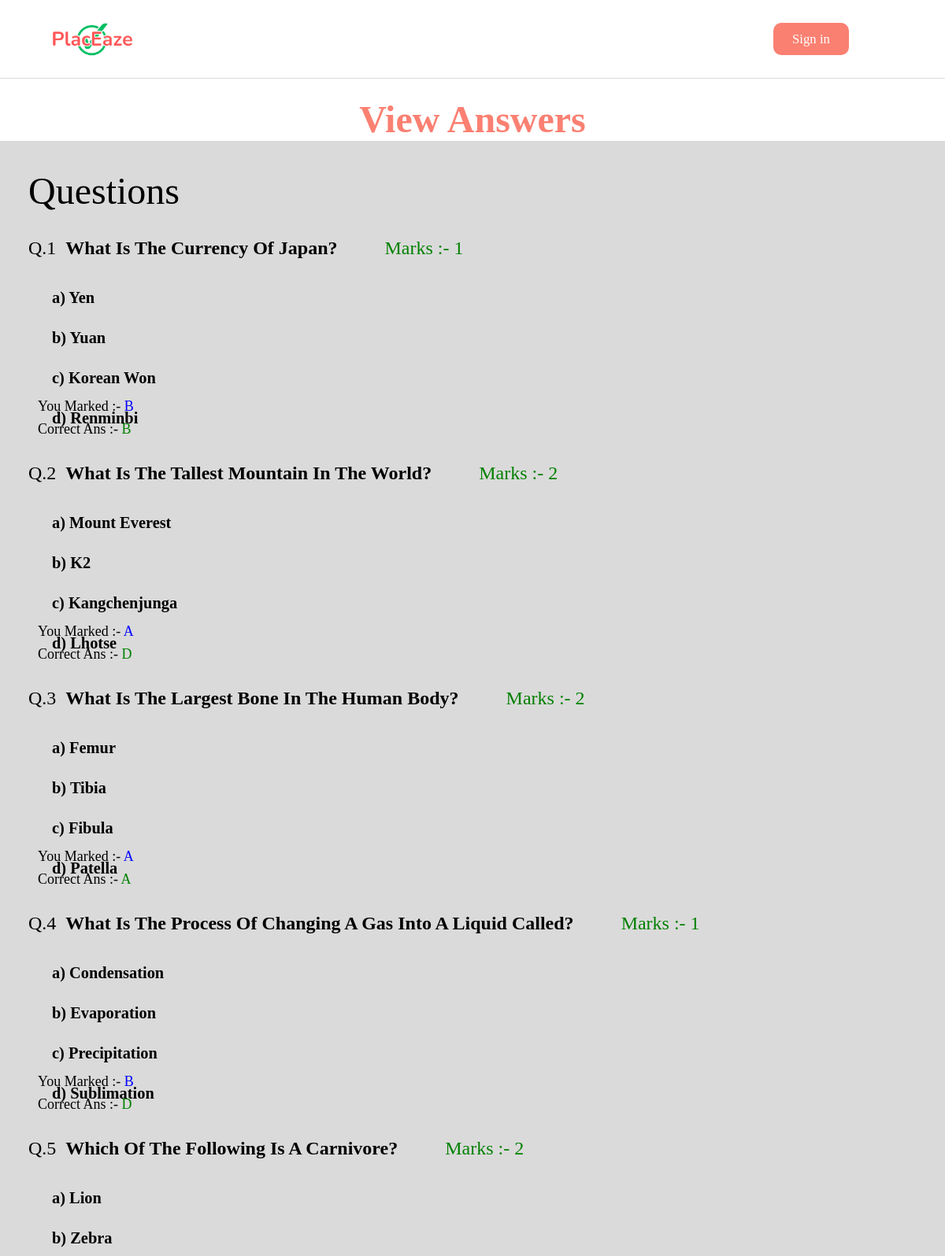
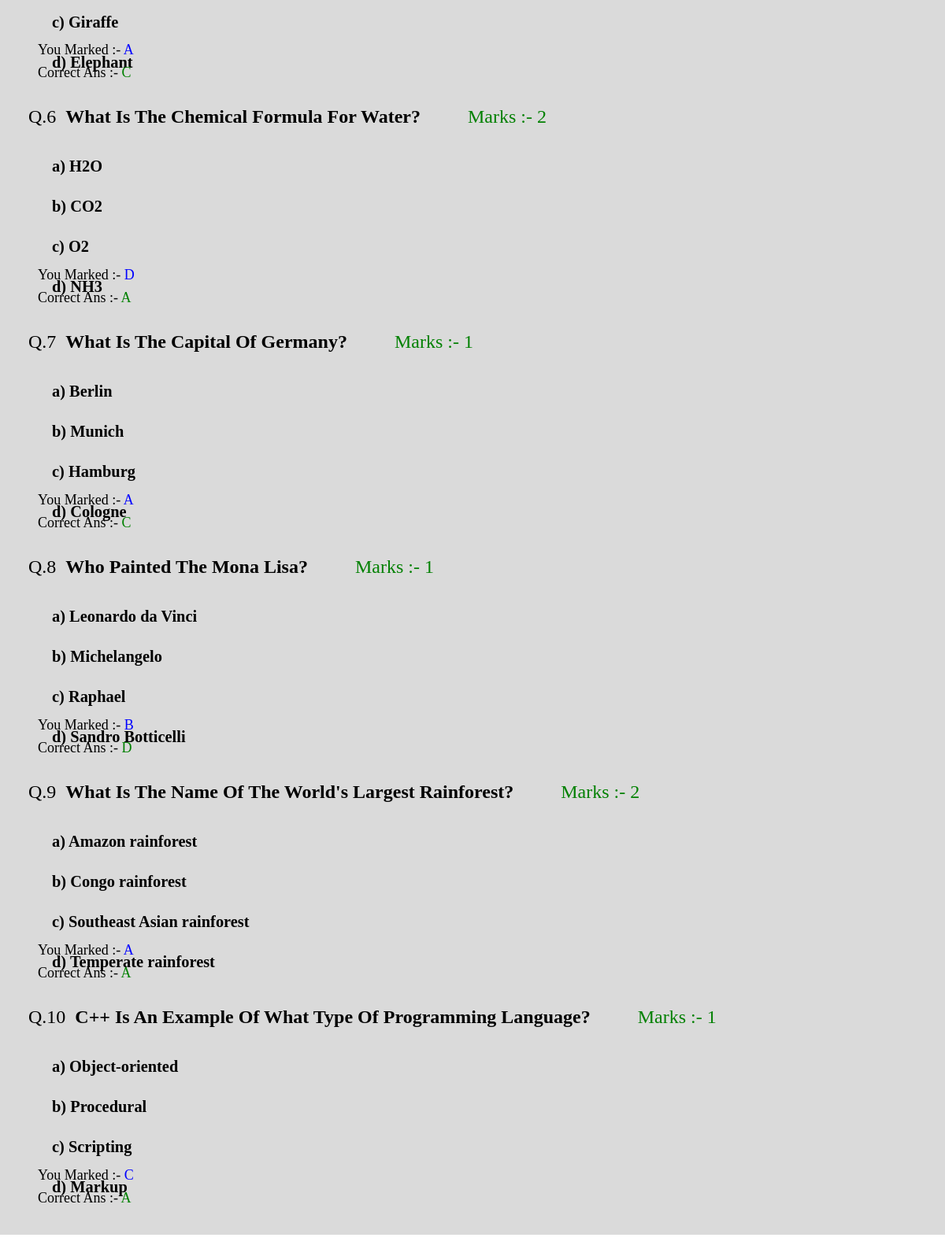
Screenshot of /displaySolutions/11/dynamic-binturong/tireless-wooden-antelope-of-downpour/ with the database file from the repository (2 pictures, top to bottom).
### place_aze/models.py (models this page shows, shortened)
class Questions(models.Model):
    qUid=models.BigAutoField(primary_key=True)
    testId=models.CharField(max_length=20)
    qId=models.CharField(max_length=25)
    q=models.TextField()
    a=models.CharField(max_length=100)
    b=models.CharField(max_length=100)
    c=models.CharField(max_length=100)
    d=models.CharField(max_length=100)
    ans=models.CharField(max_length=10)
    marks=models.IntegerField()
    teacherId=models.BigIntegerField()

class StudentAns(models.Model):
    saUid=models.BigAutoField(primary_key=True)
    qUid=models.BigIntegerField()
    testId=models.CharField(max_length=20)
    stid=models.IntegerField()
    markedAns=models.CharField(max_length=10)
    ans=models.CharField(max_length=10)
    marks=models.IntegerField()
    testGivenId=models.CharField(max_length=100)

### place_aze/views.py (the view)
# urls.py: path("displaySolutions/<int:stId>/<str:testId>/<str:testGivenId>/", views.displaySolutions, name="displaySolutions"),
@csrf_exempt
def displaySolutions(request,stId,testId,testGivenId):
    saObj=StudentAns.objects.filter(testId=testId,stid=stId,testGivenId=testGivenId)
    qList=[]
    for i in saObj:
        obj=Questions.objects.get(qUid=i.qUid)
        qList.append([obj.qId,obj.q,obj.a,obj.b,obj.c,obj.d,obj.ans,obj.marks,i.markedAns])
    return render(request,'displaySolutionsPage.html',{'qList':qList})

### place_aze/templates/displaySolutionsPage.html (shortened to what this page needs)
{% load static %}
<!DOCTYPE html>
<html lang="en">
<head>
</head>
<body>
    <div id="main">
        <div id="page1">
            <div id="nav">
                <div class="prt1">
                    <img src="{% static 'Images/logo.png' %}" alt="">
                </div>
                {% if user.is_authenticated %}
                <div class="prt3">
                    <a href="/"><button>Home</button></a>
                  <a href="/logoutUser/"><button>Sign out</button></a>
                  <!-- <div class="admin">
                   <h4>Teacher</h4>
                   <h4>Admin</h4>
                  </div> -->
              </div>
              {% else %}
                  <div class="prt3">
                    <a href="/studentLoginPage/"><button>Sign in</button></a>
                </div>
              {% endif %}
                </div>
                <h1>View Answers</h1>
                <div class="ans">
                    <h3 style="font-size: 4vw; font-weight: 500; font-family: Montserrat;">Questions</h3>
                    {% for i in qList %}
                    <div class="qu">
                    <h2><span>Q.{{i.0}}</span> {{i.1}} <span id="mar"> Marks :- {{i.7}}</span></h2>
                    <div class="options">
                        <h5 style="background-color: transparent; color: black;" id="one" > a)  {{i.2}}</h5>
                        <h5 id="two" > b)  {{i.3}}</h5>
                        <h5 id="three" > c)   {{i.4}}</h5>
                        <h5 id="four" >d)   {{i.5}}</h5>
                    </div>
                   <div style="margin-top: -2vh; display: flex; flex-direction: column; gap: 1vh; margin-left: 1vw;" class="a">
                    <h4 style="font-family: gilroy; font-weight: 500;" >You marked :- <span style="color: blue;">{{i.6}}</span>
                    </h4>
                    <h4 style="font-family: gilroy; font-weight: 500;" >Correct Ans :- <span>{{i.8}}
                    </span> </h4>
                   </div>
                   </div>
                  {% endfor %}
                </div>
        </div>
    </div>
</body>
</html>

### place_aze/templates/displaySolutionsPage.html (style rules this page uses)
* { margin: 0; padding: 0; box-sizing: border-box; font-family: gilroy; }
html,body { height: 100%; width: 100%; }
#main { height: 100%; width: 100%; }
#page1 { height: 100%; width: 100%; }
#nav { height: 100px; display: flex; align-items: center; justify-content: space-between; padding: 0vw 3.5vw; border-bottom: 1px solid #dadada; }
.prt1 { display: flex; align-items: center ; }
.prt1 img { height: 4vw; }
.prt3 { display: flex; gap: 80px; align-items: center; position: relative; }
.prt3 button { font-size: 1.4vw; cursor: pointer; border-radius: 10px; padding: 0.9vw 2vw; border: none; background-color: salmon; color: white; font-family: gilroy; }
#page1 h1 { font-size: 4vw; color: salmon; font-family: gilroy; text-align: center; margin-top: 3vh; }
.ans { padding: 3vw; display: flex; flex-direction: column; gap: 4vh; background-color: #dadada; }
.qu { display: flex; flex-direction: column; gap: 4vh; }
.options { display: flex; flex-direction: column; gap: 2vh; margin-left: 3vh; }
.qu h2 span { font-family: kitna; font-weight: 300; }
.qu h2 { font-size: 2vw; display: flex; font-family: kinta; align-items: center; gap: 1vw; text-transform: capitalize; }
.options h5 { font-size: 1.7vw; display: flex; width: fit-content; padding: 0.5vw; border-radius: 2vw; text-align: centere; font-family: kinta; gap: 3vw; align-items: center; }
.ans h3 { font-size: 3vw; }
#mar { color: green; margin-left: 4vw; }
.qu h4 { font-size: 1.5vw; text-transform: capitalize; }
#one { width: fit-content; padding: 0.5vw; border-radius: 2vw; text-align: centere; font-family: kinta; color: white; }
.qu h4 span { color: green; }

### rows the page displays
Questions: q "What Is The Currency Of Japan?", a "Yen", b "Yuan", c "Korean Won", d "Renminbi"
Questions: q "What Is The Tallest Mountain In The World?", a "Mount Everest", b "K2", c "Kangchenjunga", d "Lhotse"
Questions: q "What Is The Largest Bone In The Human Body?", a "Femur", b "Tibia", c "Fibula", d "Patella"
StudentAns: saUid "4", q "What Is The Process Of Changing A Gas Into A Liquid Called?", marks "1", a "Condensation", b "Evaporation", c "Precipitation", d "Sublimation", ans "B", markedAns "D"
StudentAns: saUid "5", q "Which Of The Following Is A Carnivore?", marks "2", a "Lion", b "Zebra", c "Giraffe", d "Elephant", ans "A", markedAns "C"
StudentAns: saUid "6", q "What Is The Chemical Formula For Water?", marks "2", a "H2O", b "CO2", c "O2", d "NH3", ans "D", markedAns "A"
StudentAns: saUid "7", q "What Is The Capital Of Germany?", marks "1", a "Berlin", b "Munich", c "Hamburg", d "Cologne", ans "A", markedAns "C"
StudentAns: saUid "8", q "Who Painted The Mona Lisa?", marks "1", a "Leonardo da Vinci", b "Michelangelo", c "Raphael", d "Sandro Botticelli", ans "B", markedAns "D"
Questions: q "What Is The Name Of The World's Largest Rainforest?", a "Amazon rainforest", b "Congo rainforest", c "Southeast Asian rainforest", d "Temperate rainforest"
Questions: qId "10", q "C++ Is An Example Of What Type Of Programming Language?", a "Object-oriented", b "Procedural", c "Scripting", d "Markup"

### other values shown
{{ i.0 }} "1" "2" "3" "9"
{{ i.7 }} "1" "2" "2" "2" "1"
{{ i.6 }} "B" "A" "A" "A" "C"
{{ i.8 }} "B" "D" "A" "A" "A"
